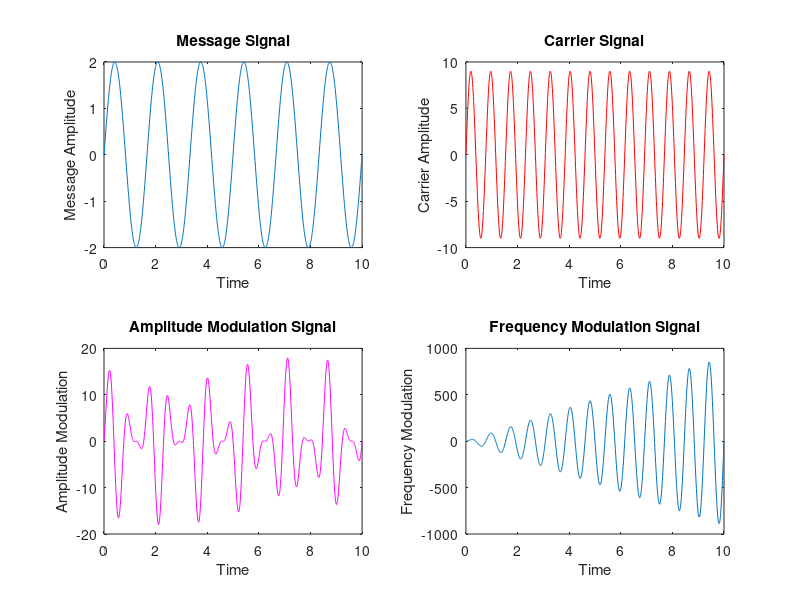

Write the MATLAB code that produced this figure.
clc;
clear all;
close all;
t = 0:0.01:10;

fm = 0.6;
Am = 2;

y1 = Am*sin(2*pi*fm*t);
subplot(2,2,1)
plot(t,y1);
title('Message Signal')
xlabel('Time')
ylabel('Message Amplitude')


fc = 1.3;
Ac = 9;
y2 = Ac*sin(2*pi*fc*t);
subplot(2,2,2)
plot(t,y2,'r');
title('Carrier Signal')
xlabel('Time')
ylabel('Carrier Amplitude')

m=1;
y3 = Ac*(1 + m.*sin(2*pi*fm*t)).*sin(2*pi*fc*t);
subplot(2,2,3)
plot(t,y3,'m');
title('Amplitude Modulation Signal')
xlabel('Time')
ylabel('Amplitude Modulation')

kf=1;
y4 = Ac*(2*pi*fc*t+kf*(Am/2*pi*fm*t)).*sin(2*pi*fc*t);
subplot(2,2,4)
plot(t,y4);
title('Frequency Modulation Signal')
xlabel('Time')
ylabel('Frequency Modulation')


